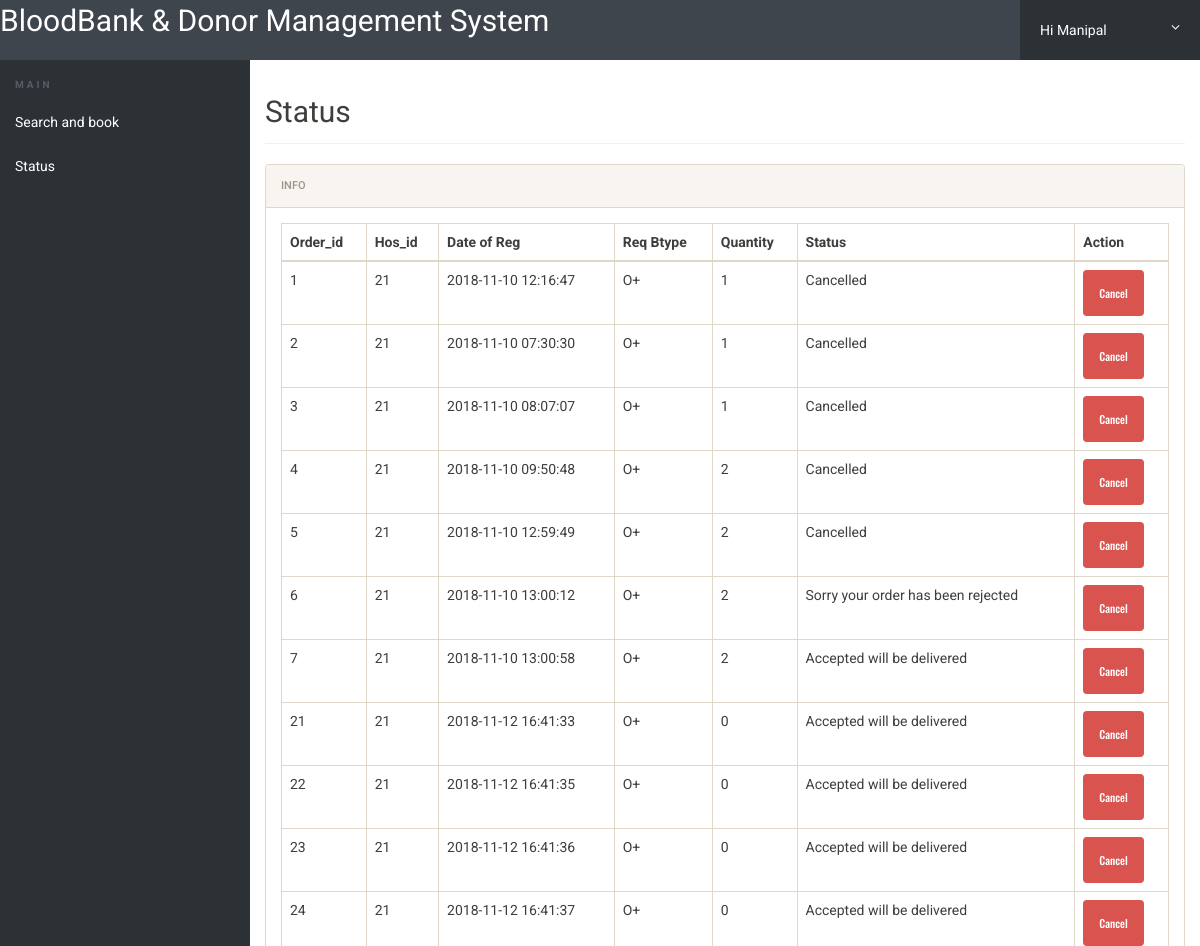
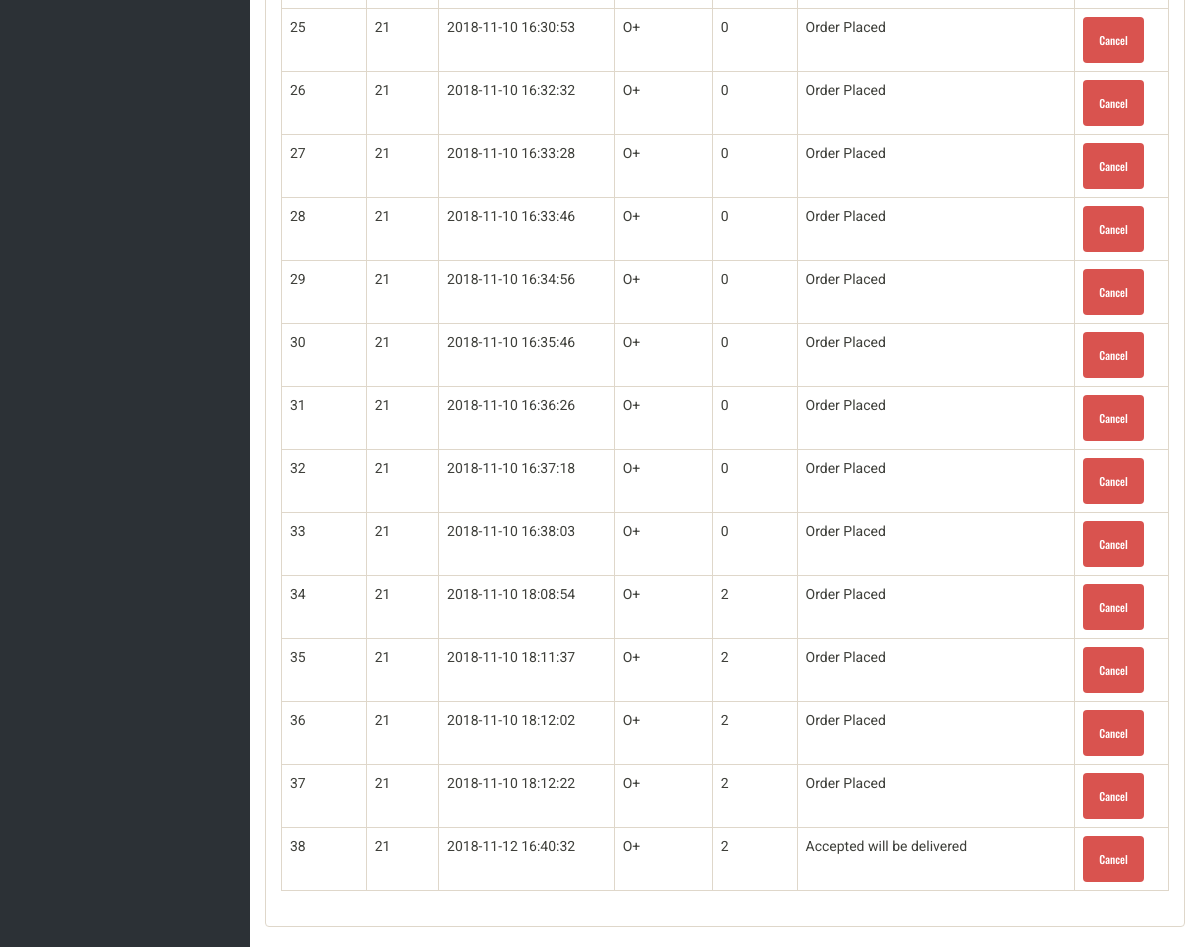
The app's page /bbdms/Hospital/status.php (signed in) with its own data (2 pictures, top to bottom).
### tables this page shows
CREATE TABLE `request` (
  `Order_id` int(11) NOT NULL,
  `Hos_id` int(11) NOT NULL,
  `Btype` varchar(2) NOT NULL,
  `Dateofreq` timestamp NOT NULL DEFAULT CURRENT_TIMESTAMP ON UPDATE CURRENT_TIMESTAMP,
  `Quantity` int(11) NOT NULL,
  `Status` text NOT NULL
);

### bbdms/Hospital/status.php (the view, shortened to what this page needs)
<?php
include('includes/config.php');
if(strlen($_SESSION['username'])==0)
	{
header('location:index.php');
}
else{
 ?>
<!doctype html>
<html lang="en" class="no-js">
<head>
	<link rel="stylesheet" href="css/font-awesome.min.css">
	<link rel="stylesheet" href="css/bootstrap.min.css">
	<link rel="stylesheet" href="css/dataTables.bootstrap.min.css">
	<link rel="stylesheet" href="css/bootstrap-social.css">
	<link rel="stylesheet" href="css/bootstrap-select.css">
	<link rel="stylesheet" href="css/fileinput.min.css">
	<link rel="stylesheet" href="css/awesome-bootstrap-checkbox.css">
	<link rel="stylesheet" href="css/style.css">
</head>
<body>
	<?php include('includes/header.php');?>
	<div class="ts-main-content">
		<?php include('includes/leftbar.php');?>
		<div class="content-wrapper">
			<div class="container-fluid">
				<div class="row">
					<div class="col-md-12">
						<h2 class="page-title">Status</h2>
						<div class="panel panel-default">
							<div class="panel-heading"> Info</div>
							<div class="panel-body">
								<table id="zctb" class="display table  table-bordered table-hover" cellspacing="0" width="100%">
									<thead>
										<tr>
                                            <th>Order_id</th>
										    <th>Hos_id</th>
											<th>Date of Reg</th>
											<th>Req Btype</th>
								            <th>Quantity</th>
											<th>Status</th>
											<th>Action</th>
										</tr>
									</thead>
<tbody>
<?php
$Hos_id = $_SESSION['Hos_id'];
$query = "Select * from request where Hos_id = '$Hos_id'";
$donors = mysqli_query($conn,$query);
while($row = mysqli_fetch_assoc($donors))
{
        $Order_id = $row['Order_id'];
        $Hos_id = $row['Hos_id'];
        $Dateofreq = $row['Dateofreq'];
        $Quantity = $row['Quantity'];
        $Status = $row['Status'];
        $Btype = $row['Btype'];
echo "<tr>";
echo "<td>$Order_id</td>";
echo "<td>$Hos_id</td>";
echo "<td>$Dateofreq</td>";
    echo "<td>$Btype</td>";
echo "<td>$Quantity</td>";
echo "<td>$Status</td>";
?>
<td><a class="btn btn-danger"
<?php
  echo "href='delete1.php?delete={$Order_id}'"
?>
name="submit" type="submit" role="button">Cancel</a></td>
 <?php echo "<tr>";
     } ?>
									</tbody>
								</table>
							</div>
						</div>
					</div>
				</div>
			</div>
		</div>
	</div>
</body>
</html>
<?php } ?>

### bbdms/Hospital/includes/header.php (shortened to what this page needs)
<div class="brand clearfix">
	<a href="dashboard.php" style="font-size: 30px; padding-top:1%; color:#ffff">BloodBank & Donor Management System </a>
		<ul class="ts-profile-nav">
			<li class="ts-account">
				<a href="#">Hi <?php
                    $Name = $_SESSION['Hos_Name'];
                    echo $Name;
                    ?><i class="fa fa-angle-down hidden-side"></i></a>
			</li>
		</ul>
	</div>

### bbdms/Hospital/includes/leftbar.php
<nav class="ts-sidebar">
		<ul class="ts-sidebar-menu">
			<li class="ts-label">Main</li>
			<li><a href="search.php">Search and book</a></li>
			<li><a href="Status.php">Status</a></li>
		</ul>
	</nav>

### bbdms/Hospital/css/style.css (style rules this page uses)
html { font-size: 14px; }
@media only screen and (min-width: 480px) { html { font-size: 17px; } }
@media only screen and (min-width: 768px) { html { font-size: 14px; } }
body { font-size: 1em; }
a { color: #37a6c4; }
.btn { font-family: 'Oswald', sans-serif; }
.panel { overflow: hidden; }
ul, li { margin: 0; padding: 0; list-style: none; }
.btn { text-transform: none; }
.page-title { padding-bottom: 15px; margin-bottom: 20px; border-bottom: 1px solid #f0f0f0; }
.brand { background: #3e454c; position: relative; z-index: 3; position: fixed; width: 100%; top: 0; }
.brand .ts-profile-nav { float: right; display: none; }
.brand .ts-profile-nav li { float: left; position: relative; }
.brand .ts-profile-nav li a { display: block; padding: 20px; color: #fff; }
.brand .ts-profile-nav .ts-account .fa-angle-down { float: right; }
.brand .ts-profile-nav .ts-account > a { width: 180px; background: #2c3136; }
@media only screen and (min-width: 992px) { .brand .ts-profile-nav { display: block; } }
.ts-sidebar { background: #2c3136; max-height: 0; transition: max-height 0.3s; overflow: hidden; position: fixed; z-index: 2; width: 100%; bottom: 0; top: 60px; overflow-y: auto; }
@media only screen and (min-width: 992px) { .ts-sidebar { max-height: 100%; bottom: 0; } }
.ts-sidebar-menu .ts-label { color: #585c64; font-weight: bold; padding: 8px 15px; text-transform: uppercase; font-size: 10px; letter-spacing: 3px; margin-top: 10px; }
.ts-sidebar-menu a { display: block; text-decoration: none; padding: 12px 15px; color: #fff; }
.ts-sidebar-menu li { position: relative; }
.ts-main-content .content-wrapper { padding-top: 15px; margin-top: 60px; }
@media only screen and (min-width: 992px) { .ts-main-content .ts-sidebar { width: 250px; float: left; } }
@media only screen and (min-width: 992px) { .ts-main-content .content-wrapper { margin-left: 250px; } }

### records on screen
request: Order "1", Hos "21", Dateofreq "2018-11-10 12:16:47", Btype "O+", Quantity "1", Status "Cancelled"
request: Order "2", Hos "21", Dateofreq "2018-11-10 07:30:30", Btype "O+", Quantity "1", Status "Cancelled"
request: Order "3", Hos "21", Dateofreq "2018-11-10 08:07:07", Btype "O+", Quantity "1", Status "Cancelled"
request: Order "4", Hos "21", Dateofreq "2018-11-10 09:50:48", Btype "O+", Quantity "2", Status "Cancelled"
request: Order "5", Hos "21", Dateofreq "2018-11-10 12:59:49", Btype "O+", Quantity "2", Status "Cancelled"
request: Order "6", Hos "21", Dateofreq "2018-11-10 13:00:12", Btype "O+", Quantity "2", Status "Sorry your order has been rejected"
request: Order "7", Hos "21", Dateofreq "2018-11-10 13:00:58", Btype "O+", Quantity "2", Status "Accepted will be delivered"
request: Order "21", Hos "21", Dateofreq "2018-11-12 16:41:33", Btype "O+", Quantity "0", Status "Accepted will be delivered"
request: Order "22", Hos "21", Dateofreq "2018-11-12 16:41:35", Btype "O+", Quantity "0", Status "Accepted will be delivered"
request: Order "23", Hos "21", Dateofreq "2018-11-12 16:41:36", Btype "O+", Quantity "0", Status "Accepted will be delivered"
request: Order "24", Hos "21", Dateofreq "2018-11-12 16:41:37", Btype "O+", Quantity "0", Status "Accepted will be delivered"
request: Order "25", Hos "21", Dateofreq "2018-11-10 16:30:53", Btype "O+", Quantity "0", Status "Order Placed"
request: Order "26", Hos "21", Dateofreq "2018-11-10 16:32:32", Btype "O+", Quantity "0", Status "Order Placed"
request: Order "27", Hos "21", Dateofreq "2018-11-10 16:33:28", Btype "O+", Quantity "0", Status "Order Placed"
request: Order "28", Hos "21", Dateofreq "2018-11-10 16:33:46", Btype "O+", Quantity "0", Status "Order Placed"
request: Order "29", Hos "21", Dateofreq "2018-11-10 16:34:56", Btype "O+", Quantity "0", Status "Order Placed"
request: Order "30", Hos "21", Dateofreq "2018-11-10 16:35:46", Btype "O+", Quantity "0", Status "Order Placed"
request: Order "31", Hos "21", Dateofreq "2018-11-10 16:36:26", Btype "O+", Quantity "0", Status "Order Placed"
request: Order "32", Hos "21", Dateofreq "2018-11-10 16:37:18", Btype "O+", Quantity "0", Status "Order Placed"
request: Order "33", Hos "21", Dateofreq "2018-11-10 16:38:03", Btype "O+", Quantity "0", Status "Order Placed"
request: Order "34", Hos "21", Dateofreq "2018-11-10 18:08:54", Btype "O+", Quantity "2", Status "Order Placed"
request: Order "35", Hos "21", Dateofreq "2018-11-10 18:11:37", Btype "O+", Quantity "2", Status "Order Placed"
request: Order "36", Hos "21", Dateofreq "2018-11-10 18:12:02", Btype "O+", Quantity "2", Status "Order Placed"
request: Order "37", Hos "21", Dateofreq "2018-11-10 18:12:22", Btype "O+", Quantity "2", Status "Order Placed"
request: Order "38", Hos "21", Dateofreq "2018-11-12 16:40:32", Btype "O+", Quantity "2", Status "Accepted will be delivered"

### other values on screen
$Name "Manipal"
